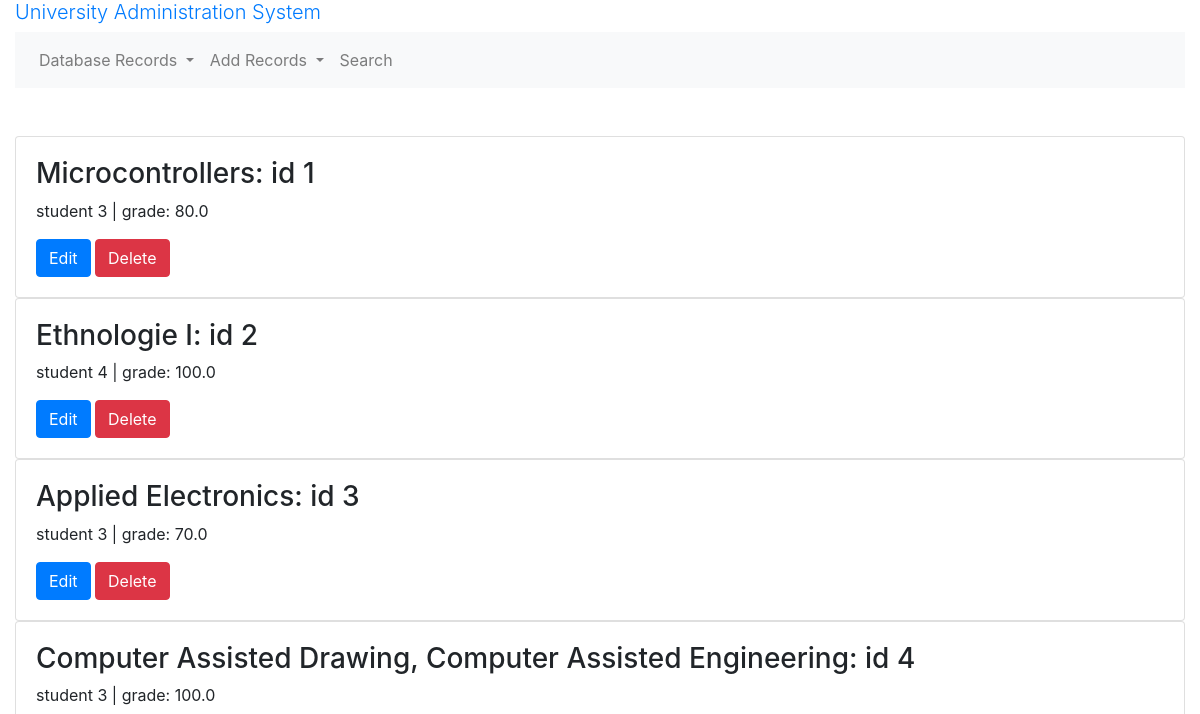
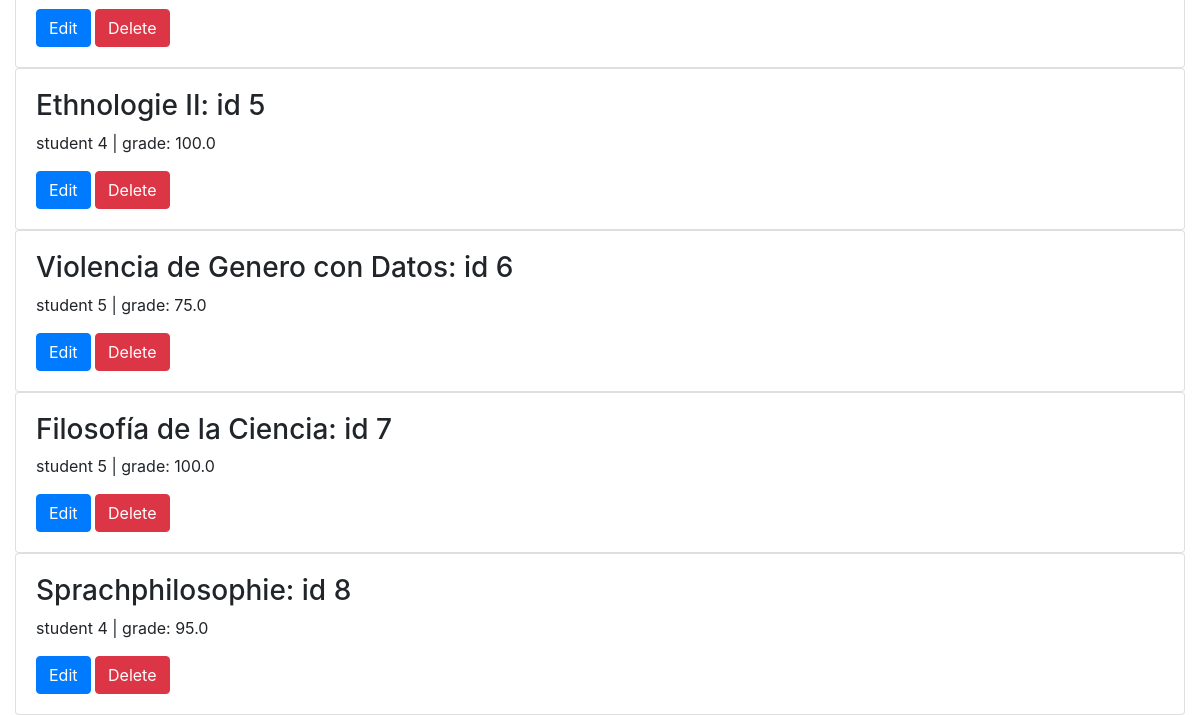
/courses, run on an earlier commit of the app's database (2 pictures, top to bottom).
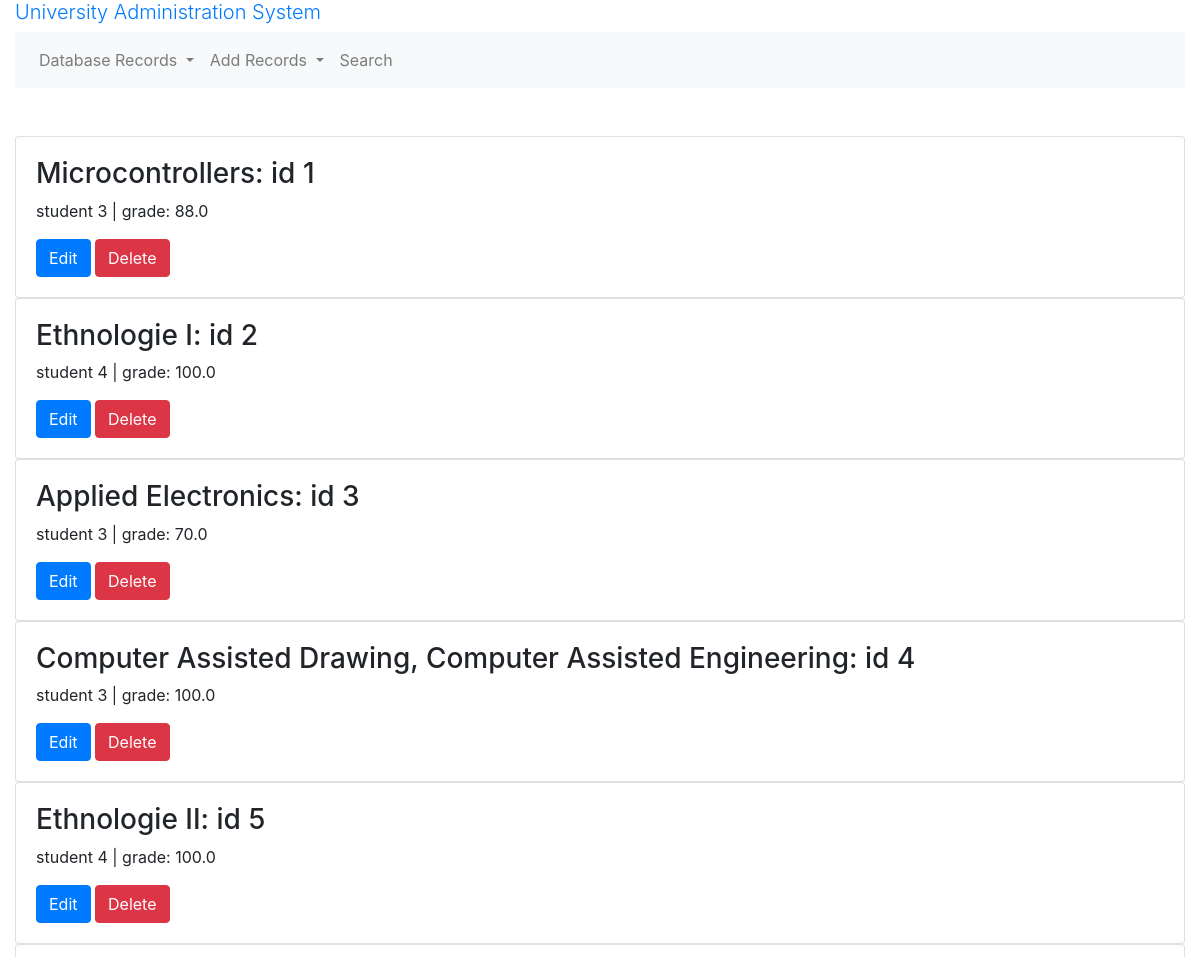
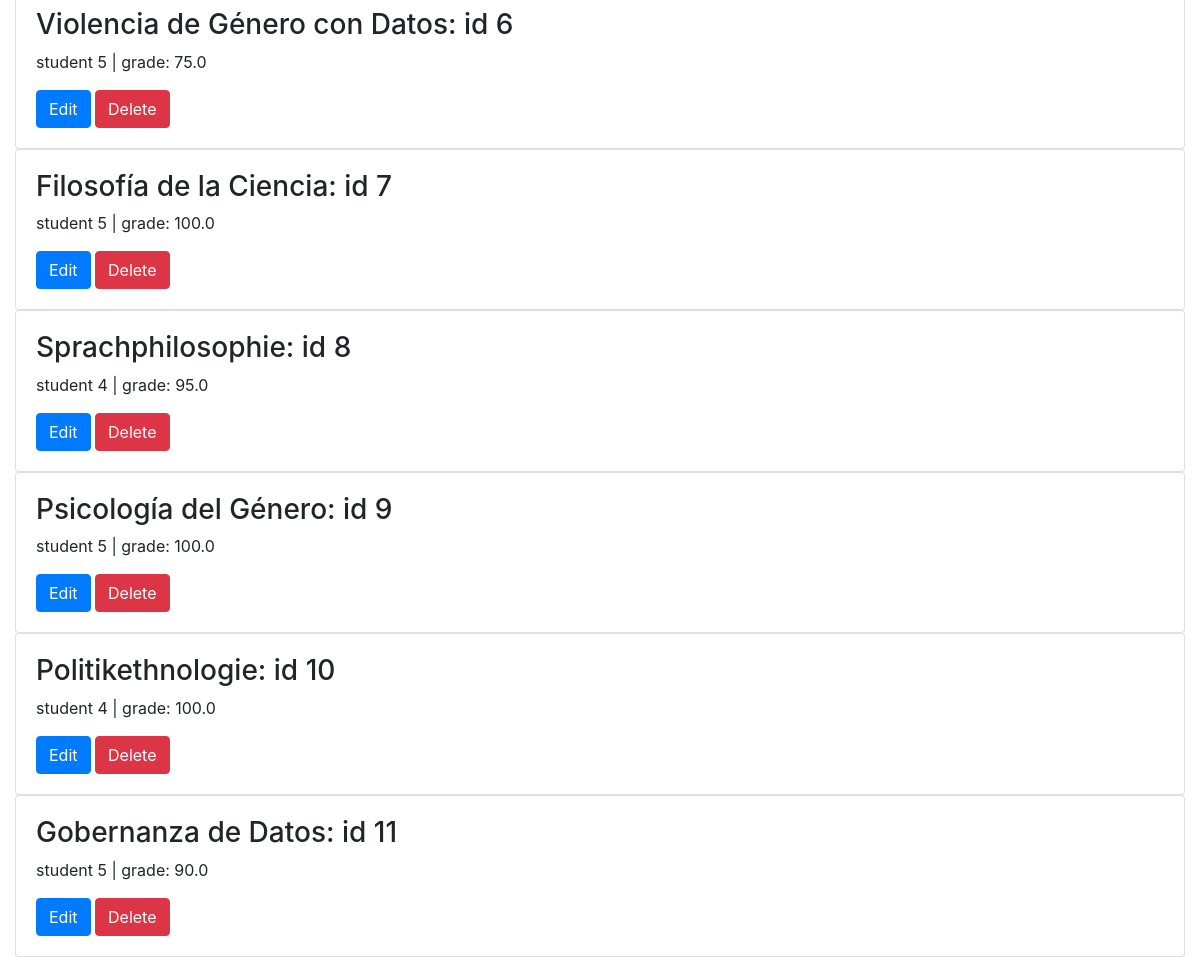
And on a later commit of the database (2 pictures, top to bottom).
### models.py (models this page shows, shortened)
class Course(db.Model):
    __tablename__ = 'course'
    id = db.Column(db.Integer, primary_key=True)
    created_at = db.Column(db.Date, nullable = False, default=datetime.utcnow())
    name = db.Column(db.String(255))
    grade = db.Column(db.Float)
    result = db.Column(db.String(24))# Pass or Fail
    college_id = db.Column(db.Integer, db.ForeignKey("college.id"))# many2one
    college = db.relationship("College", back_populates="courses")
    stream_id = db.Column(db.Integer, db.ForeignKey("stream.id"))# many2one
    stream = db.relationship("Stream", back_populates='courses')
    university_id = db.Column(db.Integer,  db.ForeignKey("university.id"))# many2one
    student_id = db.Column(db.Integer, db.ForeignKey("student.id"))# many2one
    student = db.relationship("Student", back_populates='courses')
    marksheet_id = db.Column(db.Integer,  db.ForeignKey("marksheet.id"))# many2one
    marksheet = db.relationship("Marksheet", back_populates="courses")

### routes.py (the view)
@app.route('/courses')
def courses():
    courses = models.Course.query.all()
    return render_template('courses.html', courses=courses)

### templates/courses.html
{% extends "base.html" %}
{% block main %}
  {% for course in courses %}
    <div class="card">
      <div class="card-body">
        <h3>{{ course.name }}: id {{ course.id }}</h3>
        <p>student {{ course.student_id }} | grade: {{ course.grade }}</p>
        <a href="{{ url_for('edit_course', course_id=course.id) }}" class="btn btn-primary">Edit</a>
        <a href="{{ url_for('delete_course', course_id=course.id) }}" class="btn btn-danger">Delete</a>
      </div>
    </div>
  {% endfor %}
{% endblock %}

### templates/base.html (shortened to what this page needs)
<!doctype html>
<html lang="en">
  <head>
    <link rel="stylesheet" href="https://maxcdn.bootstrapcdn.com/bootstrap/4.0.0/css/bootstrap.min.css">
  </head>
  <body>
    <div class="container-fluid">
      <h1 class="lead">
        <a href="{{ url_for('base') }}">University Administration System </a>
      </h1>
      <nav class="navbar navbar-expand-lg navbar-light bg-light">
        <ul class="navbar-nav">
          <li class="nav-item dropdown">
            <a class="nav-link dropdown-toggle" href="#" id="navbarDropdown" role="button" data-toggle="dropdown" aria-haspopup="true" aria-expanded="false">
              Database Records
            </a>
          </li>
          <li class="nav-item dropdown">
            <a class="nav-link dropdown-toggle" href="#" id="navbarDropdown" role="button" data-toggle="dropdown" aria-haspopup="true" aria-expanded="false">
              Add Records
            </a>
          </li>
          <li class="nav-item"><a href="{{ url_for('search') }}" class="nav-link">Search</a></li>
        </ul>
      </nav>
      <br>
      <br>
      {% block main %}{% endblock %}
    </div>
  </body>
</html>

What changed in the data, as far as the page shows it:
changed Course "Microcontrollers": grade "80.0" → "88.0"
changed Course id 6: name "Violencia de Genero con Datos" → "Violencia de Género con Datos"
added Course: name "Psicología del Género", id "9", student_id "5", grade "100.0"
added Course: name "Politikethnologie", id "10", student_id "4", grade "100.0"
added Course: name "Gobernanza de Datos", id "11", student_id "5", grade "90.0"
